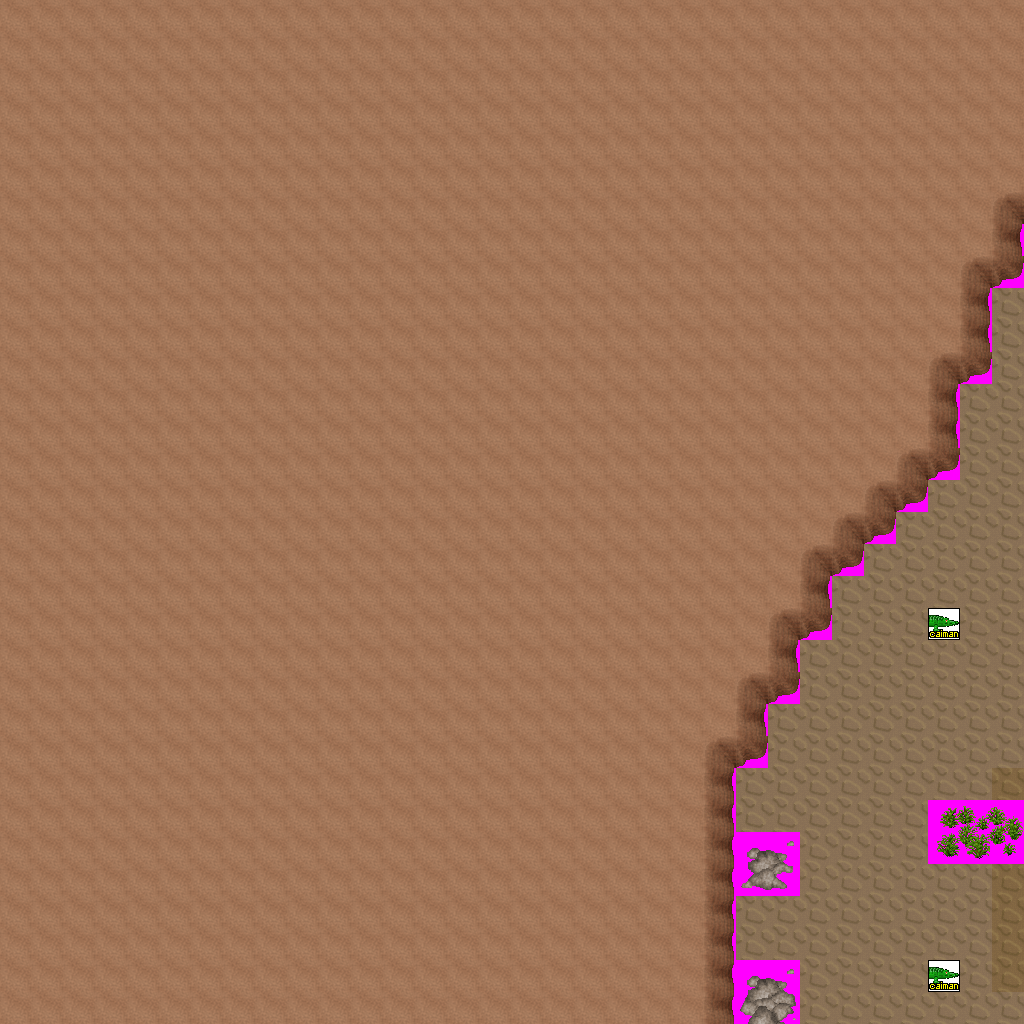

Tiled map render using the project's own tile images. Description and the map definition, with tile-layer contents summarised, below:
An orthogonal 32x32 tile map with 32x32 px tiles, 7 tile layers (Ground, Objects, Above, Walkable, ...), 6 tilesets and 6 objects (3x newmap, from_west_0, from_west_1, from_north_0).

<map version="1.0" orientation="orthogonal" width="32" height="32" tilewidth="32" tileheight="32">
 <tileset firstgid="1" name="ground_brown" tilewidth="32" tileheight="32">
  <image source="../drawable/ground_brown.png" width="160" height="32" />
 </tileset>
 <tileset firstgid="6" name="ground_rock_rubble" tilewidth="32" tileheight="32">
  <image source="../drawable/ground_rock_rubble.png" width="96" height="96" />
 </tileset>
 <tileset firstgid="15" name="plant_bush_large_green" tilewidth="32" tileheight="32">
  <image source="../drawable/plant_bush_large_green.png" width="96" height="96" />
 </tileset>
 <tileset firstgid="24" name="logic_creature_reptile" tilewidth="32" tileheight="32">
  <image source="../drawable/logic_creature_reptile.png" width="224" height="32" />
 </tileset>
 <tileset firstgid="31" name="building_wall_int_sandstone" tilewidth="32" tileheight="32">
  <image source="../drawable/building_wall_int_sandstone.png" width="96" height="160" />
 </tileset>
 <tileset firstgid="46" name="walkable_sentinel" tilewidth="32" tileheight="32">
  <image source="../drawable/walkable_sentinel.png" width="32" height="32" />
 </tileset>
 <layer name="Ground" width="32" height="32">
  <data>[1024 cells, 1024 non-empty, 2 distinct tile ids]</data>
 </layer>
 <layer name="Objects" width="32" height="32">
  <data>[1024 cells, 0 non-empty, 0 distinct tile ids]</data>
 </layer>
 <layer name="Above" width="32" height="32">
  <data>[1024 cells, 0 non-empty, 0 distinct tile ids]</data>
 </layer>
 <layer name="Walkable" width="32" height="32">
  <data>[1024 cells, 903 non-empty, 1 distinct tile ids]</data>
 </layer>
 <layer name="Objects_stendhal" width="32" height="32">
  <data>[1024 cells, 903 non-empty, 16 distinct tile ids]</data>
 </layer>
 <layer name="Above_stendhal" width="32" height="32">
  <data>[1024 cells, 0 non-empty, 0 distinct tile ids]</data>
 </layer>
 <layer name="Objects_stendhal2" width="32" height="32">
  <data>[1024 cells, 2 non-empty, 1 distinct tile ids]</data>
 </layer>
 <objectgroup name="Mapevents" width="32" height="32">
  <object name="exit_east_0" type="newmap" x="992" y="288" width="32" height="512">
   <properties>
    <property name="map" value="level_1_fado_great_cave_x1_y2" />
    <property name="place" value="from_east_0" />
   </properties>
  </object>
  <object name="exit_east_1" type="newmap" x="992" y="864" width="32" height="160">
   <properties>
    <property name="map" value="level_1_fado_great_cave_x1_y2" />
    <property name="place" value="from_east_1" />
   </properties>
  </object>
  <object name="exit_south_0" type="newmap" x="800" y="992" width="224" height="32">
   <properties>
    <property name="map" value="level_1_fado_great_cave_x0_y3" />
    <property name="place" value="from_south_0" />
   </properties>
  </object>
 </objectgroup>
 <objectgroup name="Spawn" width="32" height="32">
  <object name="from_west_0" x="992" y="544" width="32" height="32" />
  <object name="from_west_1" x="992" y="928" width="32" height="32" />
  <object name="from_north_0" x="896" y="992" width="32" height="32" />
 </objectgroup>
 <objectgroup name="Keys" width="32" height="32" />
 <objectgroup name="Replace" width="32" height="32" />
</map>
